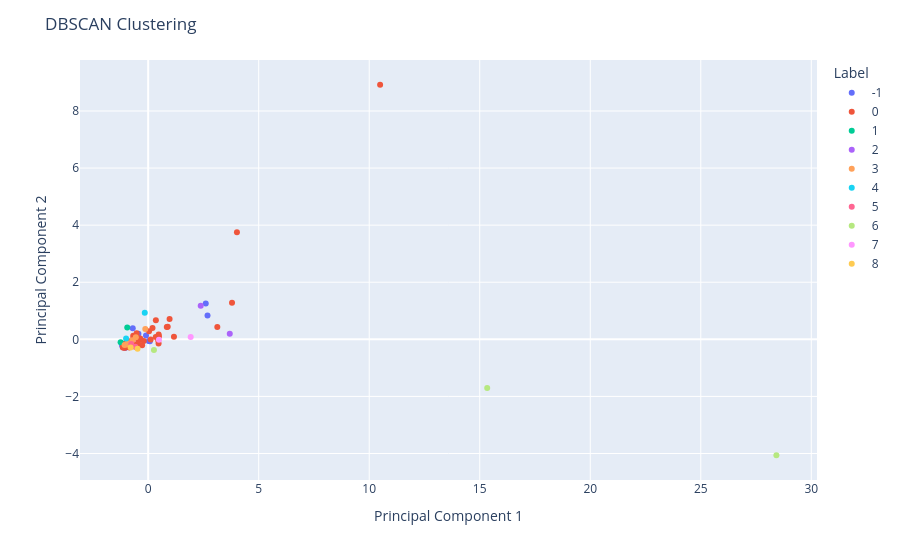

Notebook cell for this chart:
### Markdown cell above
# DBSCAN clustering

### Code cell
import plotly.express as px
from sklearn.cluster import DBSCAN
from sklearn.metrics.pairwise import cosine_distances
import pandas as pd

# Compute the cosine distance matrix
distance_matrix = cosine_distances(X)

# Fit DBSCAN model
db = DBSCAN(eps=0.09, min_samples=2, metric='precomputed')
labels = db.fit_predict(distance_matrix)

#reduce dimensionality for visualization
from sklearn.decomposition import PCA
# Reduce dimensionality to 2D using PCA
pca = PCA(n_components=2)
X_pca = pca.fit_transform(X)

# Create a DataFrame for Plotly
df = pd.DataFrame(X_pca, columns=['PC1', 'PC2'])
df['Label'] = labels
df['Adverb'] = unique_adv  # Assuming unique_adv is a list of adverb names

# Convert labels to categorical type
df['Label'] = df['Label'].astype(str)

# Create a scatter plot with Plotly
fig = px.scatter(df, x='PC1', y='PC2', color='Label', hover_data=['Adverb'],
                 color_discrete_sequence=px.colors.qualitative.Plotly)

fig.update_layout(
    title='DBSCAN Clustering',
    xaxis_title='Principal Component 1',
    yaxis_title='Principal Component 2',
    font=dict(size=12)
)

fig.show()

### Figure 1 — Plotly figure (JSON) as saved in the notebook; plotly's stock layout.template omitted (floating-point values rounded to 4 significant figures)
{"data": [{"customdata": [["absolument"], ["afin"], ["ainsi"], ["avant"], ["beaucoup"], ["davantage"], ["environ"], ["hors"], ["loin"], ["lors"], ["quant"], ["si"], ["tant"], ["vis-à-vis"], ["vivement"]], "hovertemplate": "Label=-1<br>PC1=%{x}<br>PC2=%{y}<br>Adverb=%{customdata[0]}<extra></extra>", "legendgroup": "-1", "marker": {"color": "#636EFA", "symbol": "circle"}, "mode": "markers", "name": "-1", "orientation": "v", "showlegend": true, "type": "scatter", "x": [-1.157, 0.0275, 2.685, 0.07715, -0.09812, -1.012, -0.4407, -1.105, -0.9149, 2.605, -0.9802, -0.9766, -0.6981, -1.181, -1.049], "xaxis": "x", "y": [-0.2583, -0.05673, 0.8322, -0.07171, 0.1296, -0.2288, 0.1966, -0.219, -0.1484, 1.251, -0.1127, -0.1419, 0.3871, -0.1961, -0.3053], "yaxis": "y"}, {"customdata": [["actuellement"], ["après"], ["assez"], ["aujourd'hui"], ["auparavant"], ["aussi"], ["autrement"], ["bientôt"], ["cependant"], ["certes"], ["clairement"], ["complètement"], ["depuis"], ["directement"], ["donc"], ["définitivement"], ["déjà"], ["désormais"], ["encore"], ["enfin"], ["ensemble"], ["ensuite"], ["entièrement"], ["essentiellement"], ["extrêmement"], ["facilement"], ["finalement"], ["fort"], ["fortement"], ["généralement"], ["hier"], ["ici"], ["immédiatement"], ["initialement"], ["juste"], ["largement"], ["longtemps"], ["là"], ["légèrement"], ["maintenant"], ["mal"], ["malheureusement"], ["mieux"], ["même"], ["naturellement"], ["notamment"], ["néanmoins"], ["officiellement"], ["parfaitement"], ["parfois"], ["particulièrement"], ["partiellement"], ["partout"], ["peu"], ["peut-être"], ["plus"], ["plutôt"], ["pourtant"], ["pratiquement"], ["presque"], ["principalement"], ["probablement"], ["progressivement"], ["rapidement"], ["rarement"], ["relativement"], ["respectivement"], ["récemment"], ["réellement"], ["régulièrement"], ["seulement"], ["simplement"], ["soit"], ["souvent"], ["spécialement"], ["surtout"], ["tard"], ["totalement"], ["toujours"], ["tout"], ["toutefois"], ["traditionnellement"], ["trop"], ["très"], ["tôt"], ["uniquement"], ["vite"], ["vraiment"], ["véritablement"], ["également"], ["éventuellement"]], "hovertemplate": "Label=0<br>PC1=%{x}<br>PC2=%{y}<br>Adverb=%{customdata[0]}<extra></extra>", "legendgroup": "0", "marker": {"color": "#EF553B", "symbol": "circle"}, "mode": "markers", "name": "0", "orientation": "v", "showlegend": true, "type": "scatter", "x": [-0.7434, -0.7268, -0.6756, 0.4881, -0.9591, 3.794, -1.114, -1.042, 0.4568, -1.109, -1.107, -1.1, -0.8522, -1.029, 1.167, -1.032, 0.1127, -0.7801, 0.8839, -0.504, -1.142, 0.4717, -1.048, -0.888, -1.093, -1.076, -0.5131, -1.094, -0.8763, -0.6385, -0.9999, -0.7686, -0.9996, -0.9126, -0.8885, -0.9948, -0.685, -0.1984, -1.115, -0.8258, -1.012, -1.027, -0.6913, 0.969, -1.127, 0.8432, -0.8706, -0.9788, -0.9773, -0.4424, -0.6644, -1.033, -1.102, 0.3482, -0.9353, 10.49, -0.7463, -0.8453, -1.121, -0.9097, -0.7416, -0.8888, -1.118, -0.6025, -1.142, -1.022, -1.108, -1.007, -1.095, -0.8517, -0.6367, -0.8605, -0.878, 0.3443, -1.137, -0.3564, 0.04101, -0.9711, 0.4749, 0.1974, -0.2738, -1.131, -0.5213, 4.016, -1.116, -1.118, -0.8509, -0.4498, -1.119, 3.128, -1.146], "xaxis": "x", "y": [-0.2365, -0.1614, 0.1219, 0.09689, -0.1929, 1.285, -0.2686, -0.291, -0.03796, -0.2715, -0.2647, -0.2366, -0.1938, -0.281, 0.08752, -0.2724, -0.004333, -0.232, 0.4427, -0.1891, -0.2886, -0.1459, -0.2183, -0.1929, -0.1608, -0.2481, -0.2157, -0.1949, -0.2204, -0.1994, -0.2091, -0.17, -0.2497, -0.1861, -0.1056, -0.1932, -0.1522, -0.05794, -0.1966, -0.2159, -0.2069, -0.2509, -0.2038, 0.7161, -0.2621, 0.4321, -0.2735, -0.2511, -0.2455, -0.0584, 0.05998, -0.2308, -0.2479, 0.6669, -0.1937, 8.919, -0.1013, -0.2446, -0.2641, -0.09324, -0.1638, -0.1725, -0.2877, -0.253, -0.2548, -0.1352, -0.247, -0.2074, -0.279, -0.2821, 0.06032, -0.1555, -0.06968, 0.08483, -0.2521, 0.03142, 0.2839, -0.1835, 0.173, 0.3929, -0.2055, -0.2673, 0.213, 3.755, -0.2439, -0.258, -0.2806, 0.04385, -0.2523, 0.4306, -0.2607], "yaxis": "y"}, {"customdata": [["ailleurs"], ["outre"]], "hovertemplate": "Label=1<br>PC1=%{x}<br>PC2=%{y}<br>Adverb=%{customdata[0]}<extra></extra>", "legendgroup": "1", "marker": {"color": "#00CC96", "symbol": "circle"}, "mode": "markers", "name": "1", "orientation": "v", "showlegend": true, "type": "scatter", "x": [-0.9464, -1.247], "xaxis": "x", "y": [0.4182, -0.1053], "yaxis": "y"}, {"customdata": [["alors"], ["bien"]], "hovertemplate": "Label=2<br>PC1=%{x}<br>PC2=%{y}<br>Adverb=%{customdata[0]}<extra></extra>", "legendgroup": "2", "marker": {"color": "#AB63FA", "symbol": "circle"}, "mode": "markers", "name": "2", "orientation": "v", "showlegend": true, "type": "scatter", "x": [3.692, 2.378], "xaxis": "x", "y": [0.1926, 1.178], "yaxis": "y"}, {"customdata": [["au-delà"], ["au-dessus"], ["auprès"], ["autour"], ["contrairement"], ["près"]], "hovertemplate": "Label=3<br>PC1=%{x}<br>PC2=%{y}<br>Adverb=%{customdata[0]}<extra></extra>", "legendgroup": "3", "marker": {"color": "#FFA15A", "symbol": "circle"}, "mode": "markers", "name": "3", "orientation": "v", "showlegend": true, "type": "scatter", "x": [-0.9935, -0.9207, -0.7156, -0.5584, -1.069, -0.1302], "xaxis": "x", "y": [-0.1829, -0.1379, -0.02822, 0.07302, -0.1991, 0.3642], "yaxis": "y"}, {"customdata": [["autant"], ["moins"]], "hovertemplate": "Label=4<br>PC1=%{x}<br>PC2=%{y}<br>Adverb=%{customdata[0]}<extra></extra>", "legendgroup": "4", "marker": {"color": "#19D3F3", "symbol": "circle"}, "mode": "markers", "name": "4", "orientation": "v", "showlegend": true, "type": "scatter", "x": [-0.9988, -0.154], "xaxis": "x", "y": [0.0325, 0.9347], "yaxis": "y"}, {"customdata": [["comment"], ["pourquoi"]], "hovertemplate": "Label=5<br>PC1=%{x}<br>PC2=%{y}<br>Adverb=%{customdata[0]}<extra></extra>", "legendgroup": "5", "marker": {"color": "#FF6692", "symbol": "circle"}, "mode": "markers", "name": "5", "orientation": "v", "showlegend": true, "type": "scatter", "x": [-0.5818, -0.7662], "xaxis": "x", "y": [-0.2591, -0.1609], "yaxis": "y"}, {"customdata": [["jamais"], ["ne"], ["pas"]], "hovertemplate": "Label=6<br>PC1=%{x}<br>PC2=%{y}<br>Adverb=%{customdata[0]}<extra></extra>", "legendgroup": "6", "marker": {"color": "#B6E880", "symbol": "circle"}, "mode": "markers", "name": "6", "orientation": "v", "showlegend": true, "type": "scatter", "x": [0.2614, 28.42, 15.34], "xaxis": "x", "y": [-0.3739, -4.061, -1.702], "yaxis": "y"}, {"customdata": [["non"], ["que"]], "hovertemplate": "Label=7<br>PC1=%{x}<br>PC2=%{y}<br>Adverb=%{customdata[0]}<extra></extra>", "legendgroup": "7", "marker": {"color": "#FF97FF", "symbol": "circle"}, "mode": "markers", "name": "7", "orientation": "v", "showlegend": true, "type": "scatter", "x": [0.486, 1.924], "xaxis": "x", "y": [-0.01193, 0.08379], "yaxis": "y"}, {"customdata": [["parce"], ["tandis"]], "hovertemplate": "Label=8<br>PC1=%{x}<br>PC2=%{y}<br>Adverb=%{customdata[0]}<extra></extra>", "legendgroup": "8", "marker": {"color": "#FECB52", "symbol": "circle"}, "mode": "markers", "name": "8", "orientation": "v", "showlegend": true, "type": "scatter", "x": [-0.7933, -0.4798], "xaxis": "x", "y": [-0.2858, -0.3283], "yaxis": "y"}], "layout": {"font": {"size": 12}, "legend": {"title": {"text": "Label"}, "tracegroupgap": 0}, "margin": {"t": 60}, "title": {"text": "DBSCAN Clustering"}, "xaxis": {"anchor": "y", "domain": [0, 1], "title": {"text": "Principal Component 1"}}, "yaxis": {"anchor": "x", "domain": [0, 1], "title": {"text": "Principal Component 2"}}}}
